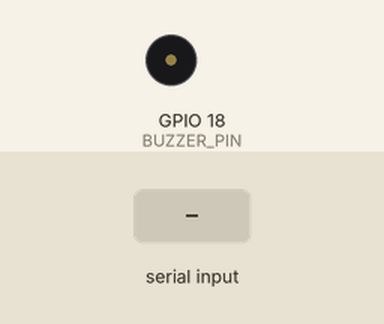
This program was run on a simulated Raspberry Pi (BCM pin numbers). On the bench: buzzer (waves = sounding). The inputs (shaded band) are chosen by the test bench. What the program prints to the terminal is not drawn. At 3.3 s the program stops and its outputs stay as they are.

Above: at 1.2 s.
1.3 s: "1" typed at the terminal, then Enter
At 1.7 s:
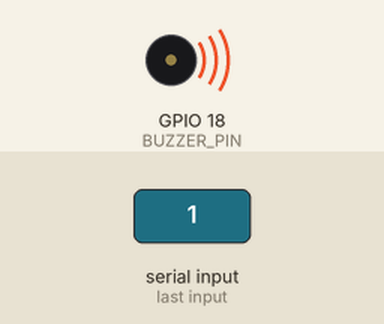
3.3 s: "q" typed at the terminal, then Enter
Timing chart, 0 to 4.8 s (numbered marks = the images above; inputs shaded):
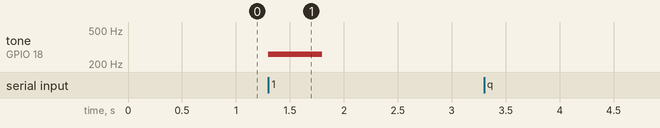

The program:

Piano.py
```python
import RPi.GPIO as GPIO
import time

# 부저 핀 설정
BUZZER_PIN = 18

# GPIO 초기화
GPIO.setmode(GPIO.BCM)
GPIO.setup(BUZZER_PIN, GPIO.OUT)

# 부저 PWM 설정
pwm = GPIO.PWM(BUZZER_PIN, 440)  # 기본 440Hz
pwm.start(0)

# 음계 매핑
notes = {
    '1': 261,  # 도
    '2': 294,  # 레
    '3': 329,  # 미
    '4': 349,  # 파
    '5': 392,  # 솔
    '6': 440,  # 라
    '7': 493,  # 시
    '8': 523   # 도 (한 옥타브 위)
}

try:
    print("🎹 키보드 피아노 시작 (1~8 키 입력, q 입력 시 종료)")
    while True:
        key = input("▶ 누를 키: ")
        if key == 'q':
            break
        elif key in notes:
            pwm.ChangeFrequency(notes[key])
            pwm.ChangeDutyCycle(50)  # 소리 출력
            time.sleep(0.5)
            pwm.ChangeDutyCycle(0)   # 소리 끔
        else:
            print("⚠️ 1~8 또는 q만 입력 가능")

except KeyboardInterrupt:
    print("\n종료됨")

finally:
    pwm.stop()
    GPIO.cleanup()
```

Measured:
- after the input at 1.3 s, tone on GPIO 18 (BUZZER_PIN): silent → 261 Hz at once, → silent 0.50 s later
- after the input at 3.3 s, every drawn part: stays the same
